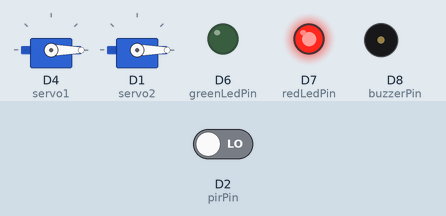
Bench run of a sketch on a simulated ESP8266 (NodeMCU). Parts: 2 × servo, output pins drawn as LEDs (lit = HIGH), buzzer (waves = sounding). Inputs (shaded band) come from the test bench; at power-on: D2 (pirPin) LOW.

Above: at 1.2 s.
1.3 s: D2 (pirPin) driven HIGH
At 2.1 s:
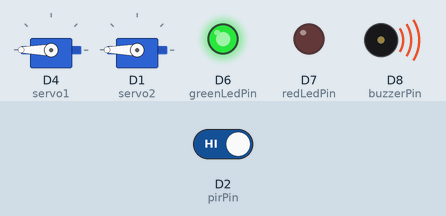
2.8 s: D2 (pirPin) driven LOW
At 3.2 s:
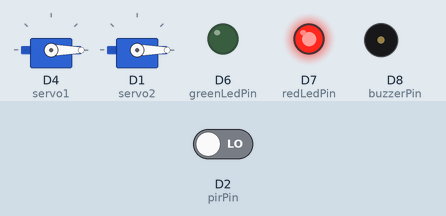
Timing chart, 0 to 5.8 s (numbered marks = the images above; inputs shaded):
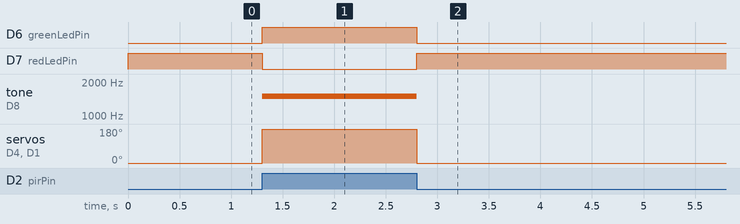

Measured:
- after the input at 1.3 s, D6 (greenLedPin): LOW → HIGH at once; D7 (redLedPin): HIGH → LOW at once; tone on D8 (buzzerPin): silent → 1500 Hz at once; servo on D4 (servo1), servo on D1 (servo2): 0° → 180° at once
- after the input at 2.8 s, D6 (greenLedPin): HIGH → LOW at once; D7 (redLedPin): LOW → HIGH at once; tone on D8 (buzzerPin): 1500 Hz → silent at once; servo on D4 (servo1), servo on D1 (servo2): 180° → 0° at once

The sketch:

jarakbunyi.ino
```cpp
#include <Servo.h>

const int pirPin = D2;       // Pin PIR Sensor
const int greenLedPin = D6;   // Pin LED hijau //
const int redLedPin = D7;     // Pin LED merah
const int buzzerPin = D8;     // Pin Buzzer

Servo servo1;
Servo servo2;

void setup() {
    Serial.begin(9600);
  pinMode(pirPin, INPUT);
  pinMode(greenLedPin, OUTPUT);
  pinMode(redLedPin, OUTPUT);
  pinMode(buzzerPin, OUTPUT);

  servo1.attach(D4);  // Pin Servo 1
  servo2.attach(D1);  // Pin Servo 2
}

void loop() {
  int pirValue = digitalRead(pirPin);

  if (pirValue == HIGH) {
    digitalWrite(redLedPin, LOW);
    digitalWrite(greenLedPin, HIGH);
      tone(buzzerPin, 1500);
    openDoor();
  } else {
    closeDoor();
    digitalWrite(redLedPin, HIGH);
    digitalWrite(greenLedPin, LOW);
      noTone(buzzerPin);
  }
}

void openDoor() {
  servo1.write(180);  // Set posisi servo 1
  servo2.write(180);  // Set posisi servo 2

}

void closeDoor() {
  servo1.write(0);  // Set posisi servo 1
  servo2.write(0);  // Set posisi servo 2

    // Matikan buzzer
}
```
